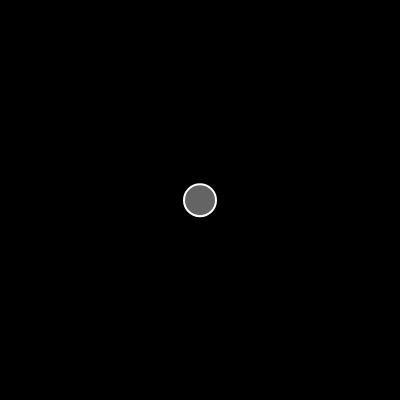
Frame 1 (no input)
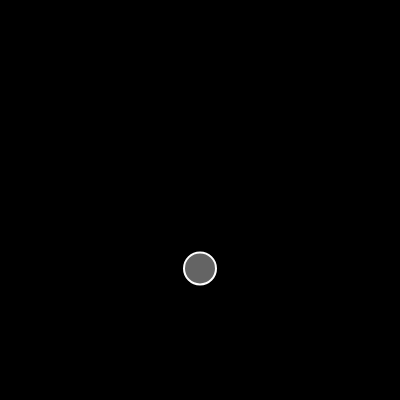
Frame 60 (no input)
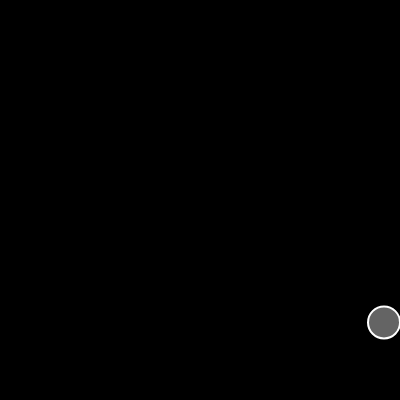
Frame 120 (the mouse pressed at the canvas centre since frame 60)

The p5.js sketch that drew these frames (run headless with seeded random() and noise() and a simulated clock; from frame 60 on, the mouse is pressed at the canvas centre):

// p5.js sketch
// ── sketch.js
// Simulating Forces
// The Nature of Code
// The Coding Train / Daniel Shiffman
// https://youtu.be/Uibl0UE4VH8
// https://thecodingtrain.com/learning/nature-of-code/2.1-simulating-forces.html
// https://editor.p5js.org/codingtrain/sketches/kYWcOmch

let mover;
// let friction = -0.95;
let friction = -1.0;

function setup() {
  createCanvas(400, 400);
  mover = new Mover(200, 200);

  let gravity = createVector(0, 0.2);
  mover.applyForce(gravity);
}

function draw() {
  background(0);

  if (mouseIsPressed) {
    let wind = createVector(0.1, 0);
    mover.applyForce(wind);
  }

  let gravity = createVector(0, 0.2);
  // mover.applyForce(gravity);

  mover.update();
  mover.edges();
  mover.show();
}

// ── mover.js
// https://editor.p5js.org/jht9629-nyu/sketches/ZjsUT0L6e
// Nature of Code 2: Forces 1 - Simulating Force v2

// Simulating Forces
// The Nature of Code
// The Coding Train / Daniel Shiffman
// https://youtu.be/Uibl0UE4VH8
// https://thecodingtrain.com/learning/nature-of-code/2.1-simulating-forces.html
// https://editor.p5js.org/codingtrain/sketches/kYWcOmch

class Mover {
  constructor(x, y) {
    this.pos = createVector(x, y);
    this.vel = createVector(0, 0);
    this.acc = createVector(0, 0);
    this.r = 16;
  }

  applyForce(force) {
    this.acc.add(force);
  }

  edges() {
    if (this.pos.y >= height - this.r) {
      this.pos.y = height - this.r;
      this.vel.y *= friction;
    }

    if (this.pos.x >= width - this.r) {
      this.pos.x = width - this.r;
      this.vel.x *= friction;
    } else if (this.pos.x <= this.r) {
      this.pos.x = this.r;
      this.vel.x *= friction;
    }
  }

  update() {
    // let mouse = createVector(mouseX, mouseY);
    // this.acc = p5.Vector.sub(mouse, this.pos);
    // this.acc.setMag(0.1);

    this.vel.add(this.acc);
    this.pos.add(this.vel);
    // this.acc.set(0, 0);
  }

  show() {
    stroke(255);
    strokeWeight(2);
    fill(255, 100);
    ellipse(this.pos.x, this.pos.y, this.r * 2);
  }
}
